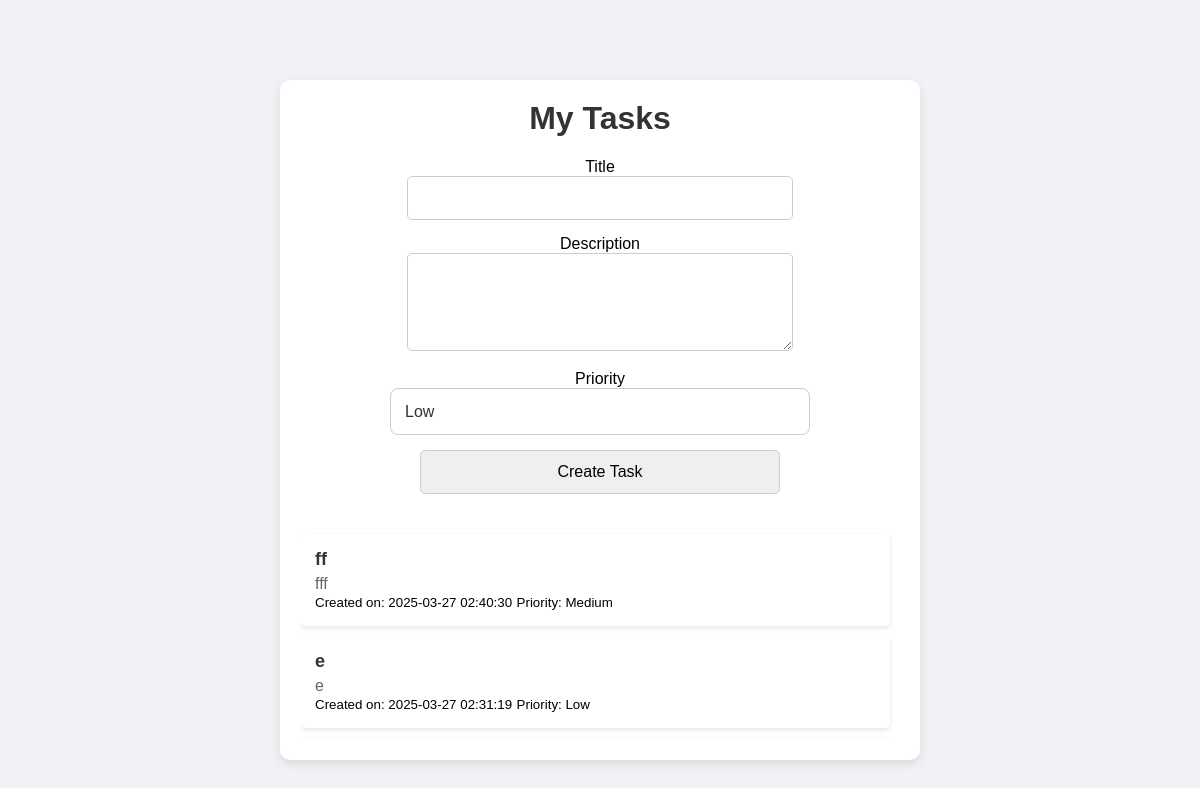
The page /tasks/ on the database as committed earlier.
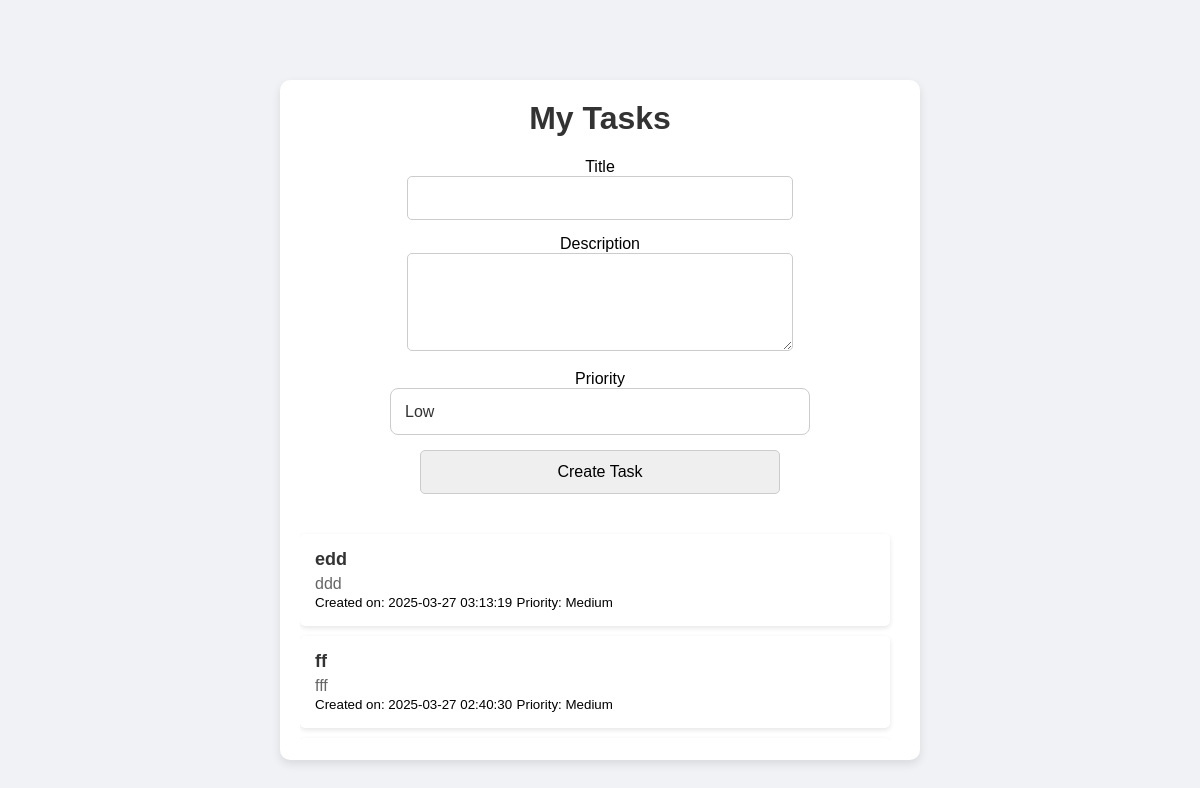
The same page on the database as committed later.
### tasks/models.py (models this page shows, shortened)
class Task(db.Model):
    __tablename__ = 'tasks'
    id = db.Column(db.Integer, primary_key=True)
    title = db.Column(db.String(80), nullable=False)
    description = db.Column(db.Text, nullable=True)
    user_id = db.Column(db.Integer, db.ForeignKey('user.id'), nullable=False)
    created_at = db.Column(db.DateTime, default=datetime.utcnow)
    status = db.Column(db.String(20), default='pending', index=True)
    priority = db.Column(db.String(10), default='Medium', nullable=False)  # New field for priority
    user = db.relationship('User', backref=db.backref('tasks', lazy=True))

### tasks/routes.py (the view)
@tasks_bp.route('/')
def task_list():
    try:
        tasks = TaskService.get_user_tasks(user_id=1)  # Fetch tasks for user_id=1
        no_tasks_message = None
        if not tasks:
            no_tasks_message = "No tasks found. Create your first task!"
        return render_template(
            'tasks/list.html',  # Template to list tasks
            tasks=tasks,
            no_tasks_message=no_tasks_message,
            form=TaskForm()
        )
    except Exception as e:
        return render_template('tasks/error.html', error=str(e)), 500

### tasks/forms.py
class TaskForm(FlaskForm):
    title = StringField('Title', validators=[DataRequired()])
    description = TextAreaField('Description')
    priority = SelectField('Priority', choices=[('High', 'High'), ('Medium', 'Medium'), ('Low', 'Low')], default='Medium')
    submit = SubmitField('Create Task')

### tasks/services.py (called while the page is built)
    @staticmethod
    def get_user_tasks(user_id):
        try:
            tasks = Task.query.filter_by(user_id=user_id).order_by(Task.created_at.desc()).all()
            return tasks
        except SQLAlchemyError as e:
            db.session.rollback()  # Rollback if any error occurs
            raise Exception(f"Error fetching tasks for user {user_id}: {str(e)}")

### tasks/templates/tasks/list.html (shortened to what this page needs)
<!DOCTYPE html>
<html lang="en">
<head>
</head>
<body>
    <div class="container">
        <h1>My Tasks</h1>
        <div id="create-task-form" {% if no_tasks_message %}style="display:none"{% endif %}>
            <form method="POST" action="{{ url_for('tasks.create_task') }}">
                <div>
                    {{ form.title.label }}<br>
                    {{ form.title(size=32) }}
                </div>
                <div>
                    {{ form.description.label }}<br>
                    {{ form.description(rows=4, cols=32) }}
                </div>
                <div>
                    <label for="priority">Priority</label><br>
                    <div class="custom-dropdown">
                        <select name="priority" id="priority" class="styled-select">
                            <option value="Low" class="low-priority">Low</option>
                        </select>
                    </div>
                </div>
                <div>
                    {{ form.submit() }}
                </div>
            </form>
        </div>
        {% if tasks %}
        <div class="scrollable-list">
            <ul class="task-list">
                {% for task in tasks %}
                <li>
                    <div class="task-text">
                        <h3>{{ task.title }}</h3>
                        <p>{{ task.description }}</p>
                        <small>Created on: {{ task.created_at.strftime('%Y-%m-%d %H:%M:%S') }}</small>
                        <small>Priority: {{ task.priority }}</small>
                    </div>
                </li>
                {% endfor %}
            </ul>
        </div>
        {% endif %}
    </div>
</body>
</html>

### tasks/templates/tasks/list.html (style rules this page uses)
body { font-family: Arial, sans-serif; background-color: #f0f2f5; margin: 0; padding: 20px; display: flex; justify-content: center; align-items: center; min-height: 100vh; }
.container { max-width: 600px; width: 100%; background: white; padding: 20px; border-radius: 10px; box-shadow: 0 4px 10px rgba(0, 0, 0, 0.1); text-align: center; max-height: 80vh; display: flex; flex-direction: column; }
h1 { color: #333; margin-top: 0; }
form { display: flex; flex-direction: column; gap: 15px; margin-bottom: 20px; }
input, textarea { width: 60%; padding: 12px; border: 1px solid #ccc; border-radius: 5px; font-size: 16px; margin: 0 auto; }
.scrollable-list { max-height: 400px; overflow-y: auto; margin-top: 10px; padding-right: 10px; }
.task-list { list-style: none; padding: 0; margin: 0; }
.task-list li { background: white; margin: 10px 0; padding: 15px; border-radius: 5px; box-shadow: 0 2px 5px rgba(0, 0, 0, 0.1); text-align: left; display: flex; justify-content: space-between; align-items: center; }
.task-list h3 { margin: 0; font-size: 18px; color: #333; flex-grow: 1; }
.task-list p { margin: 5px 0 0 0; color: #666; flex-grow: 2; }
.custom-dropdown { position: relative; width: 70%; margin: 0 auto; }
.styled-select { appearance: none; width: 100%; padding: 14px; font-size: 16px; color: #333; background-color: #fff; border: 1px solid #ccc; border-radius: 8px; cursor: pointer; transition: all 0.3s ease; }
.styled-select option { padding: 10px; }
.low-priority { background-color: #b6f6b6; color: #333; }
.styled-select::after { content: '▼'; position: absolute; top: 18px; right: 10px; color: #999; pointer-events: none; }

Rows that differ between the two databases and show on the page:
no longer on this page (row unchanged): Task: title "e", description "e", created_at "2025-03-27 02:31:19", priority "Low"
added Task: title "edd", description "ddd", created_at "2025-03-27 03:13:19", priority "Medium"
